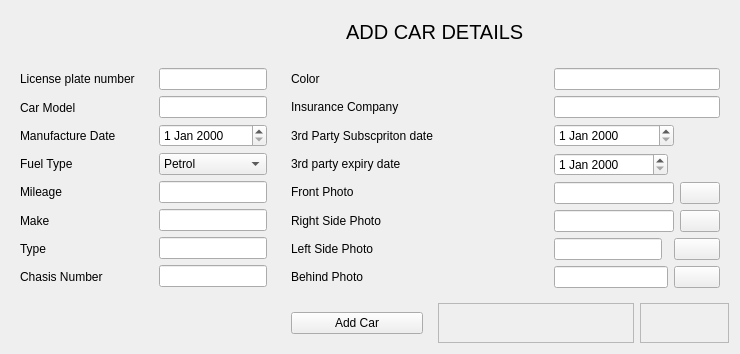
             <widget class="QWidget" name="tab_3">
              <attribute name="title">
               <string>Add Car</string>
              </attribute>
              <layout class="QGridLayout" name="gridLayout_20">
               <item row="2" column="3" colspan="2" alignment="Qt::AlignTop">
                <widget class="QWidget" name="widget_17" native="true">
                 <layout class="QGridLayout" name="gridLayout_18">
                  <item row="0" column="0">
                   <widget class="QPushButton" name="addcar">
                    <property name="autoFillBackground">
                     <bool>true</bool>
                    </property>
                    <property name="text">
                     <string>Add Car</string>
                    </property>
                   </widget>
                  </item>
                 </layout>
                </widget>
               </item>
               <item row="1" column="3" colspan="3">
                <widget class="QWidget" name="widget_13" native="true">
                 <layout class="QGridLayout" name="gridLayout_16">
                  <item row="0" column="0" alignment="Qt::AlignVCenter">
                   <widget class="QLabel" name="label_14">
                    <property name="text">
                     <string>Color</string>
                    </property>
                   </widget>
                  </item>
                  <item row="1" column="0" alignment="Qt::AlignVCenter">
                   <widget class="QLabel" name="InsuranceCompany">
                    <property name="text">
                     <string>Insurance Company</string>
                    </property>
                   </widget>
                  </item>
                  <item row="2" column="0" alignment="Qt::AlignVCenter">
                   <widget class="QLabel" name="label_16">
                    <property name="text">
                     <string>3rd Party Subscpriton date</string>
                    </property>
                   </widget>
                  </item>
                  <item row="3" column="0">
                   <widget class="QLabel" name="label_18">
                    <property name="text">
                     <string>3rd party expiry date</string>
                    </property>
                   </widget>
                  </item>
                  <item row="4" column="0" alignment="Qt::AlignVCenter">
                   <widget class="QLabel" name="label_13">
                    <property name="text">
                     <string>Front Photo</string>
                    </property>
                   </widget>
                  </item>
                  <item row="5" column="0">
                   <widget class="QLabel" name="label_10">
                    <property name="text">
                     <string>Right Side Photo</string>
                    </property>
                   </widget>
                  </item>
                  <item row="6" column="0">
                   <widget class="QLabel" name="label_11">
                    <property name="text">
                     <string>Left Side Photo</string>
                    </property>
                   </widget>
                  </item>
                  <item row="7" column="0">
                   <widget class="QLabel" name="label_15">
                    <property name="text">
                     <string>Behind Photo</string>
                    </property>
                   </widget>
                  </item>
                 </layout>
                </widget>
               </item>
               <item row="0" column="2" colspan="2" alignment="Qt::AlignLeft">
                <widget class="QWidget" name="widget_18" native="true"/>
               </item>
               <item row="1" column="1" colspan="2">
                <widget class="QWidget" name="widget_12" native="true">
                 <layout class="QGridLayout" name="gridLayout_15">
                  <item row="0" column="0">
                   <widget class="QLineEdit" name="licensenumber">
                    <property name="autoFillBackground">
                     <bool>false</bool>
                    </property>
                   </widget>
                  </item>
                  <item row="1" column="0">
                   <widget class="QLineEdit" name="carmodel">
                    <property name="autoFillBackground">
                     <bool>false</bool>
                    </property>
                   </widget>
                  </item>
                  <item row="2" column="0">
                   <widget class="QDateEdit" name="manudate">
                    <property name="autoFillBackground">
                     <bool>true</bool>
                    </property>
                   </widget>
                  </item>
                  <item row="3" column="0">
                   <widget class="QComboBox" name="fuel_type">
                    <property name="autoFillBackground">
                     <bool>true</bool>
                    </property>
                    <item>
                     <property name="text">
                      <string>Petrol</string>
                     </property>
                    </item>
                    <item>
                     <property name="text">
                      <string>Deisel</string>
                     </property>
                    </item>
                   </widget>
                  </item>
                  <item row="4" column="0">
                   <widget class="QLineEdit" name="initial_mileage">
                    <property name="autoFillBackground">
                     <bool>false</bool>
                    </property>
                   </widget>
                  </item>
                  <item row="5" column="0">
                   <widget class="QLineEdit" name="carmake">
                    <property name="autoFillBackground">
                     <bool>false</bool>
                    </property>
                   </widget>
                  </item>
                  <item row="6" column="0">
                   <widget class="QLineEdit" name="cartype">
                    <property name="autoFillBackground">
                     <bool>false</bool>
                    </property>
                   </widget>
                  </item>
                  <item row="7" column="0">
                   <widget class="QLineEdit" name="chasisnumber"/>
                  </item>
                 </layout>
                </widget>
               </item>
               <item row="1" column="7" colspan="2">
                <widget class="QWidget" name="widget_14" native="true">
                 <layout class="QGridLayout" name="gridLayout_17">
                  <item row="0" column="0" colspan="4">
                   <widget class="QLineEdit" name="carcolor">
                    <property name="autoFillBackground">
                     <bool>false</bool>
                    </property>
                   </widget>
                  </item>
                  <item row="1" column="0" colspan="4">
                   <widget class="QLineEdit" name="insurancecompany">
                    <property name="autoFillBackground">
                     <bool>false</bool>
                    </property>
                   </widget>
                  </item>
                  <item row="2" column="0" colspan="3">
                   <widget class="QDateEdit" name="subscriptiondate">
                    <property name="autoFillBackground">
                     <bool>true</bool>
                    </property>
                   </widget>
                  </item>
                  <item row="3" column="0" colspan="2">
                   <widget class="QDateEdit" name="expirydate"/>
                  </item>
                  <item row="4" column="0" colspan="3">
                   <widget class="QLineEdit" name="lineEdit">
                    <property name="autoFillBackground">
                     <bool>false</bool>
                    </property>
                   </widget>
                  </item>
                  <item row="4" column="3">
                   <widget class="QPushButton" name="pushButton_3">
                    <property name="text">
                     <string/>
                    </property>
                    <property name="icon">
                     <iconset resource="icons.qrc">
                      <normaloff>:/icons/icons/files.png</normaloff>:/icons/icons/files.png</iconset>
                    </property>
                   </widget>
                  </item>
                  <item row="5" column="0" colspan="3">
                   <widget class="QLineEdit" name="lineEdit_3">
                    <property name="autoFillBackground">
                     <bool>false</bool>
                    </property>
                   </widget>
                  </item>
                  <item row="5" column="3">
                   <widget class="QPushButton" name="pushButton">
                    <property name="text">
                     <string/>
                    </property>
                    <property name="icon">
                     <iconset resource="icons.qrc">
                      <normaloff>:/icons/icons/files.png</normaloff>:/icons/icons/files.png</iconset>
                    </property>
                   </widget>
                  </item>
                  <item row="7" column="0" colspan="2">
                   <widget class="QLineEdit" name="lineEdit_4"/>
                  </item>
                  <item row="7" column="2" colspan="2">
                   <widget class="QPushButton" name="pushButton_4">
                    <property name="text">
                     <string/>
                    </property>
                    <property name="icon">
                     <iconset resource="icons.qrc">
                      <normaloff>:/icons/icons/files.png</normaloff>:/icons/icons/files.png</iconset>
                    </property>
                   </widget>
                  </item>
                  <item row="6" column="2" colspan="2">
                   <widget class="QPushButton" name="pushButton_2">
                    <property name="text">
                     <string/>
                    </property>
                    <property name="icon">
                     <iconset resource="icons.qrc">
                      <normaloff>:/icons/icons/files.png</normaloff>:/icons/icons/files.png</iconset>
                    </property>
                   </widget>
                  </item>
                  <item row="6" column="0">
                   <widget class="QLineEdit" name="lineEdit_2"/>
                  </item>
                 </layout>
                </widget>
               </item>
               <item row="2" column="8">
                <widget class="QFrame" name="frame_3">
                 <property name="frameShape">
                  <enum>QFrame::StyledPanel</enum>
                 </property>
                 <property name="frameShadow">
                  <enum>QFrame::Raised</enum>
                 </property>
                </widget>
               </item>
               <item row="2" column="5" colspan="3">
                <widget class="QFrame" name="frame_2">
                 <property name="frameShape">
                  <enum>QFrame::StyledPanel</enum>
                 </property>
                 <property name="frameShadow">
                  <enum>QFrame::Raised</enum>
                 </property>
                </widget>
               </item>
               <item row="2" column="0" colspan="2">
                <widget class="QWidget" name="widget_15" native="true"/>
               </item>
               <item row="1" column="0">
                <widget class="QWidget" name="widget_11" native="true">
                 <layout class="QGridLayout" name="gridLayout_14">
                  <item row="0" column="0">
                   <widget class="QLabel" name="label_2">
                    <property name="text">
                     <string>License plate number</string>
                    </property>
                   </widget>
                  </item>
                  <item row="1" column="0">
                   <widget class="QLabel" name="label_3">
                    <property name="text">
                     <string>Car Model</string>
                    </property>
                   </widget>
                  </item>
                  <item row="2" column="0">
                   <widget class="QLabel" name="label_4">
                    <property name="text">
                     <string>Manufacture Date</string>
                    </property>
                   </widget>
                  </item>
                  <item row="3" column="0">
                   <widget class="QLabel" name="label_5">
                    <property name="text">
                     <string>Fuel Type</string>
                    </property>
                   </widget>
                  </item>
                  <item row="4" column="0">
                   <widget class="QLabel" name="label_7">
                    <property name="text">
                     <string>Mileage</string>
                    </property>
                   </widget>
                  </item>
                  <item row="5" column="0">
                   <widget class="QLabel" name="label_8">
                    <property name="text">
                     <string>Make</string>
                    </property>
                   </widget>
                  </item>
                  <item row="6" column="0">
                   <widget class="QLabel" name="label_9">
                    <property name="text">
                     <string>Type</string>
                    </property>
                   </widget>
                  </item>
                  <item row="7" column="0">
                   <widget class="QLabel" name="label_17">
                    <property name="text">
                     <string>Chasis Number</string>
                    </property>
                   </widget>
                  </item>
                 </layout>
                </widget>
               </item>
               <item row="0" column="7" colspan="2">
                <widget class="QWidget" name="widget_20" native="true"/>
               </item>
               <item row="2" column="2">
                <widget class="QWidget" name="widget_16" native="true"/>
               </item>
               <item row="0" column="4" colspan="2">
                <widget class="QWidget" name="widget_19" native="true">
                 <layout class="QGridLayout" name="gridLayout_19">
                  <item row="0" column="0" alignment="Qt::AlignBottom">
                   <widget class="QLabel" name="label">
                    <property name="styleSheet">
                     <string notr="true">font-size:20px;  </string>
                    </property>
                    <property name="text">
                     <string>ADD CAR DETAILS</string>
                    </property>
                   </widget>
                  </item>
                 </layout>
                </widget>
               </item>
               <item row="0" column="6">
                <widget class="QWidget" name="widget_21" native="true"/>
               </item>
              </layout>
             </widget>
